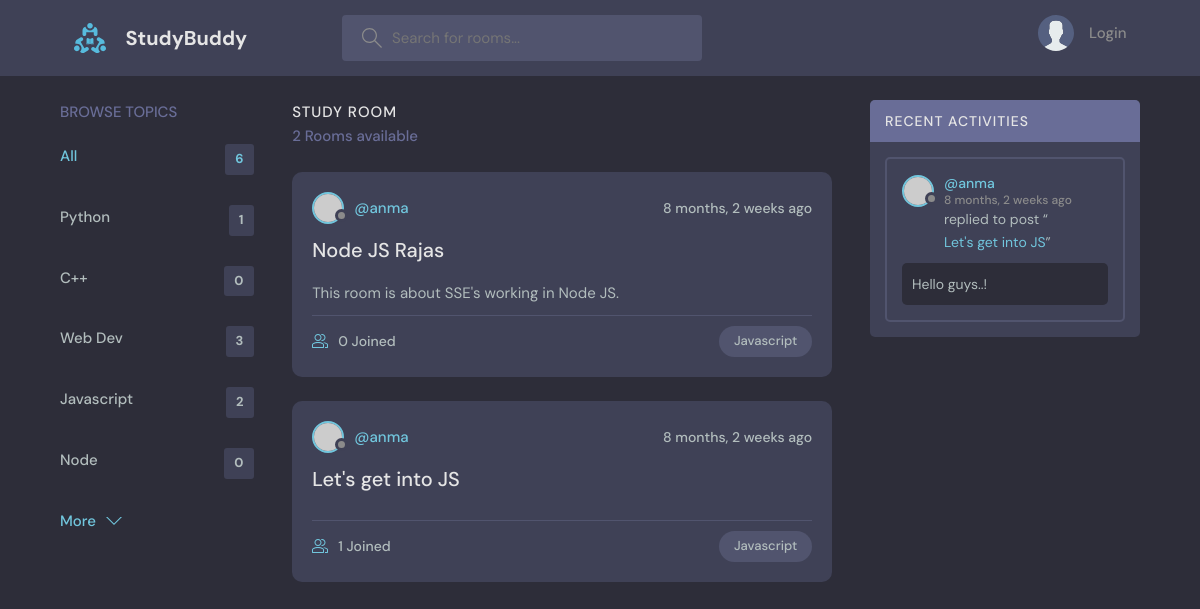
/?q=Javascript, run on the app's committed database.
### TestApp/models.py (models this page shows)
class Topic(models.Model):
    name=models.CharField(max_length=255)
    def __str__(self):
        return self.name

class Room(models.Model):
    topic=models.ForeignKey(Topic,on_delete=models.SET_NULL ,null=True)
    host=models.ForeignKey(User,on_delete=models.SET_NULL, null=True)
    participants=models.ManyToManyField(User,related_name='participants',blank=True)
    name=models.CharField(max_length=255)
    description=models.TextField(null=True, blank=True)
    updated_on=models.DateTimeField(auto_now=True)
    created_on=models.DateTimeField(auto_now_add=True)
    class Meta:
        ordering=['-updated_on','-created_on']
    def __str__(self):
        return self.name

class Message(models.Model):
    user=models.ForeignKey(User,on_delete=models.CASCADE)
    room=models.ForeignKey(Room,on_delete=models.CASCADE)
    body=models.TextField(null=False)
    updated_on=models.DateTimeField(auto_now=True)
    created_on=models.DateTimeField(auto_now_add=True)
    def __str__(self):
        return self.body[0:50]
    class Meta:
        ordering=['-updated_on','created_on']

### TestApp/views.py (the view)
# urls.py: path('', views.home,name='home'),
def home(request):
    q=request.GET.get('q') if request.GET.get('q') != None else ''
    rooms=Room.objects.filter(
        Q(topic__name__icontains=q) |
        Q(name__icontains=q) |
        Q(description__icontains=q)
    )
    room_messages=Message.objects.filter(
        Q(room__topic__name__icontains=q)
    )
    topics=Topic.objects.all()
    total_rooms=Room.objects.all().count()
    context={'rooms':rooms,'topics':topics, 'room_messages':room_messages,'total_rooms':total_rooms}
    return render(request,'TestApp/HomePage.html',context=context)

### TestApp/templates/TestApp/HomePage.html (shortened to what this page needs)
{% extends 'Main.html' %} {% block content %}
<main class="layout layout--3">
    <div class="container">
        {% include 'TestApp/topic_component.html' %}
        <div class="roomList">
            <div class="roomList__header">
                <div>
                    <h2>Study Room</h2>
                    <p>{{rooms.count}} Rooms available</p>
                </div>
            </div>
            {% include 'TestApp/feed_component.html' %}
        </div>
        {% include 'TestApp/activity_component.html' %}
    </div>
</main>
{% endblock content %}

### TestApp/templates/TestApp/topic_component.html
<div class="topics">
    <div class="topics__header">
        <h2>Browse Topics</h2>
    </div>
    <ul class="topics__list">
        <li>
            <a href="{% url 'home' %}" class="active">All <span>{{total_rooms}}</span></a>
        </li>
        {% for topic in topics %}
        <li>
            <a href="{% url 'home' %}?q={{topic.name}}">{{topic.name}} <span>{{topic.room_set.all.count}} </span></a>
        </li>
        {% endfor %}
    </ul>
    <a class="btn btn--link" href="topics.html">
        More
        <svg version="1.1" xmlns="http://www.w3.org/2000/svg" width="32" height="32" viewBox="0 0 32 32">
            <title>chevron-down</title>
            <path d="M16 21l-13-13h-3l16 16 16-16h-3l-13 13z"></path>
        </svg>
    </a>
</div>

### TestApp/templates/TestApp/feed_component.html (shortened to what this page needs)
{% for room in rooms %}
<div class="roomListRoom">
    <div class="roomListRoom__header">
        <a href="{% url 'user-profile' room.host.id %}" class="roomListRoom__author">
            <div class="avatar avatar--small">
                <img src="https://randomuser.me/api/portraits/women/11.jpg" />
            </div>
            <span>@{{room.host}}</span>
        </a>
        <div class="roomListRoom__actions">
            <span>{{room.created_on | timesince}} ago</span>
        </div>
    </div>
    <div class="roomListRoom__content">
        <a href="{% url 'room' room.id %}">{{room.name}}</a>
        <p>{{room.description}}</p>
    </div>
    <div class="roomListRoom__meta">
        <a href="{% url 'room' room.id %}" class="roomListRoom__joined">
            {{room.participants.count}} Joined
        </a>
        <p class="roomListRoom__topic">{{room.topic}}</p>
    </div>
</div>
{% endfor %}

### TestApp/templates/TestApp/activity_component.html (shortened to what this page needs)
<div class="activities">
    <div class="activities__header">
        <h2>Recent Activities</h2>
    </div>
    {% for message in room_messages %}
    <div class="activities__box">
        <div class="activities__boxHeader roomListRoom__header">
            <a href="{% url 'user-profile' message.user.id %}" class="roomListRoom__author">
                <div class="avatar avatar--small">
                    <img src="https://randomuser.me/api/portraits/women/11.jpg" />
                </div>
                <p>
                    @{{message.user}}
                    <span>{{message.created_on | timesince}} ago</span>
                </p>
            </a>
        </div>
        <div class="activities__boxContent">
            <p>replied to post “<a href="{% url 'room' message.room.id %}">{{message.room}}</a>”</p>
            <div class="activities__boxRoomContent">{{message}}</div>
        </div>
    </div>
    {% endfor %}
</div>

### data on the page
Topic: name "Python", room_set.all.count "1"
Topic: name "C++", room_set.all.count "0"
Topic: name "Web Dev", room_set.all.count "3"
Topic: name "Javascript", room_set.all.count "2"
Topic: name "Node", room_set.all.count "0"
Room: host "anma", created_on "8 months, 2 weeks", name "Node JS Rajas", description "This room is about SSE's working in Node JS.", participants.count "0", topic "Javascript"
Room: host "anma", created_on "8 months, 2 weeks", name "Let's get into JS", participants.count "1", topic "Javascript"
Message: user "anma", created_on "8 months, 2 weeks", room "Let's get into JS", body "Hello guys..!"

### other printed values
{{ total_rooms }} "6"
{{ rooms.count }} "2"
